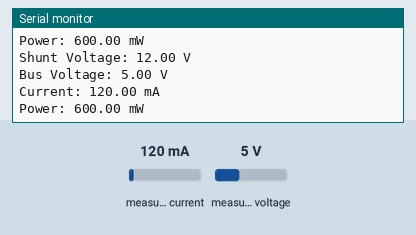
This sketch was run on a simulated Arduino Uno, built with avr-gcc and run on an emulated ATmega328P. On the bench: the last lines printed to the serial monitor. Inputs (shaded band) come from the test bench; at power-on: measured current 120 mA, measured voltage 5 V.

Above: at 1.2 s.
1.3 s: measured current set to 40 mA
At 2.6 s:
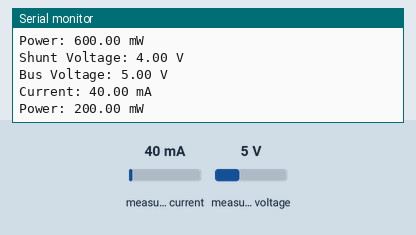
2.8 s: measured voltage set to 0.3 V
At 4.0 s:
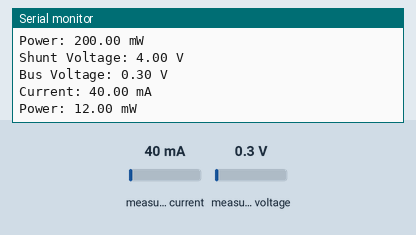
4.3 s: measured current set to 500 mA
At 6.0 s:
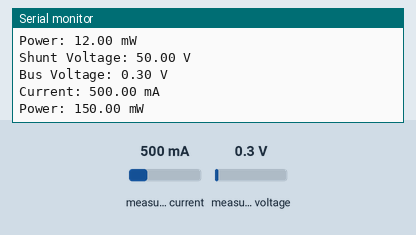
Timing chart, 0 to 7.5 s (numbered marks = the images above; inputs shaded):
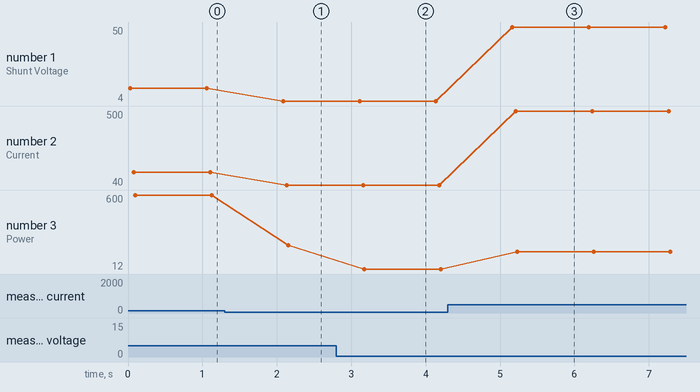

Measured:
- after the input at 1.3 s, the serial monitor: prints a new line after 0.79 s (image 1)
- after the input at 2.8 s, the serial monitor: prints a new line after 0.34 s (image 2)
- after the input at 4.3 s, the serial monitor: prints a new line after 0.86 s (image 3)
- plotted number 1: 12 → 4 after the input at 1.3 s, 4 → 50 after the input at 4.3 s
- plotted number 2: 120 → 40 after the input at 1.3 s, 40 → 500 after the input at 4.3 s
- plotted number 3: 600 → 200 after the input at 1.3 s, 12 → 150 after the input at 4.3 s

The sketch:

MAIN.ino
```cpp
#include <Wire.h>
#include <Adafruit_INA219.h>

Adafruit_INA219 ina219;

void setup() {
  Serial.begin(9600);
  while (!Serial) {
    delay(10);
  }

  Serial.println("Hello!");

  // Initialize the INA219 sensor
  if (!ina219.begin()) {
    Serial.println("Failed to find INA219 chip");
    while (1) {
      delay(10);
    }
  }
  Serial.println("Found INA219 chip");

  // Configure INA219
  // ina219.setCalibration_32V_1A();
  // ina219.setCalibration_16V_400mA();
  ina219.setCalibration_32V_2A();
}

void loop() {
  float shuntVoltage = ina219.getShuntVoltage_mV(); // 1000.0; // Convert to volts
  float busVoltage = ina219.getBusVoltage_V();
  float current_mA = ina219.getCurrent_mA();
  float power_mW = ina219.getPower_mW();

  Serial.print("Shunt Voltage: ");
  Serial.print(shuntVoltage);
  Serial.println(" V"); // Changed unit from mV to V

  Serial.print("Bus Voltage: ");
  Serial.print(busVoltage);
  Serial.println(" V");

  Serial.print("Current: ");
  Serial.print(current_mA);
  Serial.println(" mA");

  Serial.print("Power: ");
  Serial.print(power_mW);
  Serial.println(" mW");

  Serial.println();

  delay(1000);
}
```
